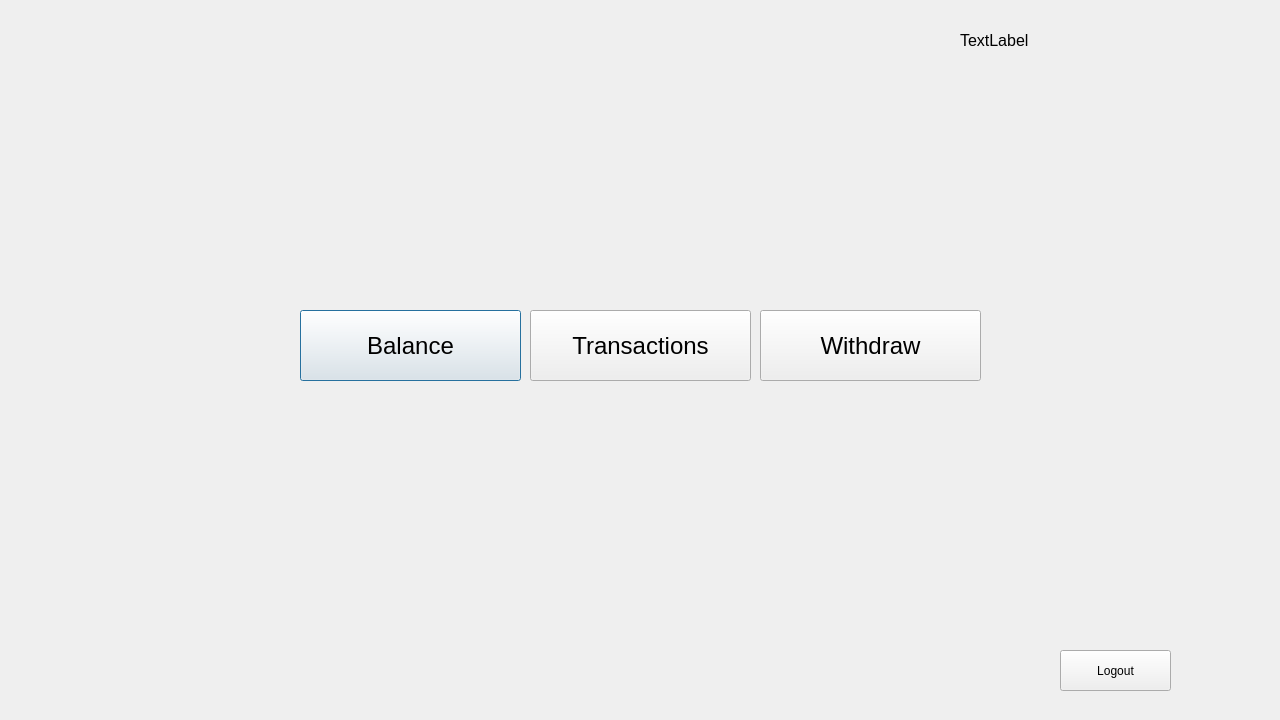
<?xml version="1.0" encoding="UTF-8"?>
<ui version="4.0">
 <class>MainMenu</class>
 <widget class="QDialog" name="MainMenu">
  <property name="geometry">
   <rect>
    <x>0</x>
    <y>0</y>
    <width>1280</width>
    <height>720</height>
   </rect>
  </property>
  <property name="sizePolicy">
   <sizepolicy hsizetype="Preferred" vsizetype="Preferred">
    <horstretch>1</horstretch>
    <verstretch>1</verstretch>
   </sizepolicy>
  </property>
  <property name="windowTitle">
   <string>Dialog</string>
  </property>
  <widget class="QLabel" name="labelAccountid">
   <property name="geometry">
    <rect>
     <x>960</x>
     <y>30</y>
     <width>121</width>
     <height>21</height>
    </rect>
   </property>
   <property name="font">
    <font>
     <pointsize>12</pointsize>
    </font>
   </property>
   <property name="text">
    <string>TextLabel</string>
   </property>
  </widget>
  <widget class="QPushButton" name="btnBalance">
   <property name="geometry">
    <rect>
     <x>300</x>
     <y>310</y>
     <width>221</width>
     <height>71</height>
    </rect>
   </property>
   <property name="font">
    <font>
     <pointsize>18</pointsize>
    </font>
   </property>
   <property name="text">
    <string>Balance</string>
   </property>
  </widget>
  <widget class="QPushButton" name="btnTransactions">
   <property name="geometry">
    <rect>
     <x>530</x>
     <y>310</y>
     <width>221</width>
     <height>71</height>
    </rect>
   </property>
   <property name="font">
    <font>
     <pointsize>18</pointsize>
    </font>
   </property>
   <property name="text">
    <string>Transactions</string>
   </property>
  </widget>
  <widget class="QPushButton" name="btnWithdraw">
   <property name="geometry">
    <rect>
     <x>760</x>
     <y>310</y>
     <width>221</width>
     <height>71</height>
    </rect>
   </property>
   <property name="font">
    <font>
     <pointsize>18</pointsize>
    </font>
   </property>
   <property name="text">
    <string>Withdraw</string>
   </property>
  </widget>
  <widget class="QPushButton" name="btnLogout">
   <property name="geometry">
    <rect>
     <x>1060</x>
     <y>650</y>
     <width>111</width>
     <height>41</height>
    </rect>
   </property>
   <property name="text">
    <string>Logout</string>
   </property>
  </widget>
 </widget>
 <resources/>
 <connections/>
</ui>
